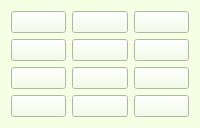
               <widget class="QWidget" name="tab_10_11">
                <property name="styleSheet">
                 <string notr="true">background-color: rgb(245, 255, 228);</string>
                </property>
                <attribute name="title">
                 <string>10-11лет</string>
                </attribute>
                <layout class="QGridLayout" name="gridLayout_12">
                 <item row="0" column="0">
                  <widget class="QPushButton" name="btn_10_1">
                   <property name="minimumSize">
                    <size>
                     <width>0</width>
                     <height>0</height>
                    </size>
                   </property>
                   <property name="maximumSize">
                    <size>
                     <width>16777215</width>
                     <height>16777215</height>
                    </size>
                   </property>
                   <property name="cursor">
                    <cursorShape>PointingHandCursor</cursorShape>
                   </property>
                   <property name="focusPolicy">
                    <enum>Qt::TabFocus</enum>
                   </property>
                   <property name="text">
                    <string/>
                   </property>
                  </widget>
                 </item>
                 <item row="0" column="1">
                  <widget class="QPushButton" name="btn_10_5">
                   <property name="minimumSize">
                    <size>
                     <width>0</width>
                     <height>0</height>
                    </size>
                   </property>
                   <property name="maximumSize">
                    <size>
                     <width>16777215</width>
                     <height>16777215</height>
                    </size>
                   </property>
                   <property name="cursor">
                    <cursorShape>PointingHandCursor</cursorShape>
                   </property>
                   <property name="focusPolicy">
                    <enum>Qt::TabFocus</enum>
                   </property>
                   <property name="text">
                    <string/>
                   </property>
                  </widget>
                 </item>
                 <item row="0" column="2">
                  <widget class="QPushButton" name="btn_10_9">
                   <property name="minimumSize">
                    <size>
                     <width>0</width>
                     <height>0</height>
                    </size>
                   </property>
                   <property name="maximumSize">
                    <size>
                     <width>16777215</width>
                     <height>16777215</height>
                    </size>
                   </property>
                   <property name="cursor">
                    <cursorShape>PointingHandCursor</cursorShape>
                   </property>
                   <property name="focusPolicy">
                    <enum>Qt::TabFocus</enum>
                   </property>
                   <property name="text">
                    <string/>
                   </property>
                  </widget>
                 </item>
                 <item row="1" column="0">
                  <widget class="QPushButton" name="btn_10_2">
                   <property name="minimumSize">
                    <size>
                     <width>0</width>
                     <height>0</height>
                    </size>
                   </property>
                   <property name="maximumSize">
                    <size>
                     <width>16777215</width>
                     <height>16777215</height>
                    </size>
                   </property>
                   <property name="cursor">
                    <cursorShape>PointingHandCursor</cursorShape>
                   </property>
                   <property name="focusPolicy">
                    <enum>Qt::TabFocus</enum>
                   </property>
                   <property name="text">
                    <string/>
                   </property>
                  </widget>
                 </item>
                 <item row="1" column="1">
                  <widget class="QPushButton" name="btn_10_6">
                   <property name="minimumSize">
                    <size>
                     <width>0</width>
                     <height>0</height>
                    </size>
                   </property>
                   <property name="maximumSize">
                    <size>
                     <width>16777215</width>
                     <height>16777215</height>
                    </size>
                   </property>
                   <property name="cursor">
                    <cursorShape>PointingHandCursor</cursorShape>
                   </property>
                   <property name="focusPolicy">
                    <enum>Qt::TabFocus</enum>
                   </property>
                   <property name="text">
                    <string/>
                   </property>
                  </widget>
                 </item>
                 <item row="1" column="2">
                  <widget class="QPushButton" name="btn_10_10">
                   <property name="minimumSize">
                    <size>
                     <width>0</width>
                     <height>0</height>
                    </size>
                   </property>
                   <property name="maximumSize">
                    <size>
                     <width>16777215</width>
                     <height>16777215</height>
                    </size>
                   </property>
                   <property name="cursor">
                    <cursorShape>PointingHandCursor</cursorShape>
                   </property>
                   <property name="focusPolicy">
                    <enum>Qt::TabFocus</enum>
                   </property>
                   <property name="text">
                    <string/>
                   </property>
                  </widget>
                 </item>
                 <item row="2" column="0">
                  <widget class="QPushButton" name="btn_10_3">
                   <property name="minimumSize">
                    <size>
                     <width>0</width>
                     <height>0</height>
                    </size>
                   </property>
                   <property name="maximumSize">
                    <size>
                     <width>16777215</width>
                     <height>16777215</height>
                    </size>
                   </property>
                   <property name="cursor">
                    <cursorShape>PointingHandCursor</cursorShape>
                   </property>
                   <property name="focusPolicy">
                    <enum>Qt::TabFocus</enum>
                   </property>
                   <property name="text">
                    <string/>
                   </property>
                  </widget>
                 </item>
                 <item row="2" column="1">
                  <widget class="QPushButton" name="btn_10_7">
                   <property name="minimumSize">
                    <size>
                     <width>0</width>
                     <height>0</height>
                    </size>
                   </property>
                   <property name="maximumSize">
                    <size>
                     <width>16777215</width>
                     <height>16777215</height>
                    </size>
                   </property>
                   <property name="cursor">
                    <cursorShape>PointingHandCursor</cursorShape>
                   </property>
                   <property name="focusPolicy">
                    <enum>Qt::TabFocus</enum>
                   </property>
                   <property name="text">
                    <string/>
                   </property>
                  </widget>
                 </item>
                 <item row="2" column="2">
                  <widget class="QPushButton" name="btn_10_11">
                   <property name="minimumSize">
                    <size>
                     <width>0</width>
                     <height>0</height>
                    </size>
                   </property>
                   <property name="maximumSize">
                    <size>
                     <width>16777215</width>
                     <height>16777215</height>
                    </size>
                   </property>
                   <property name="cursor">
                    <cursorShape>PointingHandCursor</cursorShape>
                   </property>
                   <property name="focusPolicy">
                    <enum>Qt::TabFocus</enum>
                   </property>
                   <property name="text">
                    <string/>
                   </property>
                  </widget>
                 </item>
                 <item row="3" column="0">
                  <widget class="QPushButton" name="btn_10_4">
                   <property name="minimumSize">
                    <size>
                     <width>0</width>
                     <height>0</height>
                    </size>
                   </property>
                   <property name="maximumSize">
                    <size>
                     <width>16777215</width>
                     <height>16777215</height>
                    </size>
                   </property>
                   <property name="cursor">
                    <cursorShape>PointingHandCursor</cursorShape>
                   </property>
                   <property name="focusPolicy">
                    <enum>Qt::TabFocus</enum>
                   </property>
                   <property name="text">
                    <string/>
                   </property>
                  </widget>
                 </item>
                 <item row="3" column="1">
                  <widget class="QPushButton" name="btn_10_8">
                   <property name="minimumSize">
                    <size>
                     <width>0</width>
                     <height>0</height>
                    </size>
                   </property>
                   <property name="maximumSize">
                    <size>
                     <width>16777215</width>
                     <height>16777215</height>
                    </size>
                   </property>
                   <property name="cursor">
                    <cursorShape>PointingHandCursor</cursorShape>
                   </property>
                   <property name="focusPolicy">
                    <enum>Qt::TabFocus</enum>
                   </property>
                   <property name="text">
                    <string/>
                   </property>
                  </widget>
                 </item>
                 <item row="3" column="2">
                  <widget class="QPushButton" name="btn_10_12">
                   <property name="minimumSize">
                    <size>
                     <width>0</width>
                     <height>0</height>
                    </size>
                   </property>
                   <property name="maximumSize">
                    <size>
                     <width>16777215</width>
                     <height>16777215</height>
                    </size>
                   </property>
                   <property name="cursor">
                    <cursorShape>PointingHandCursor</cursorShape>
                   </property>
                   <property name="focusPolicy">
                    <enum>Qt::TabFocus</enum>
                   </property>
                   <property name="text">
                    <string/>
                   </property>
                  </widget>
                 </item>
                </layout>
               </widget>
